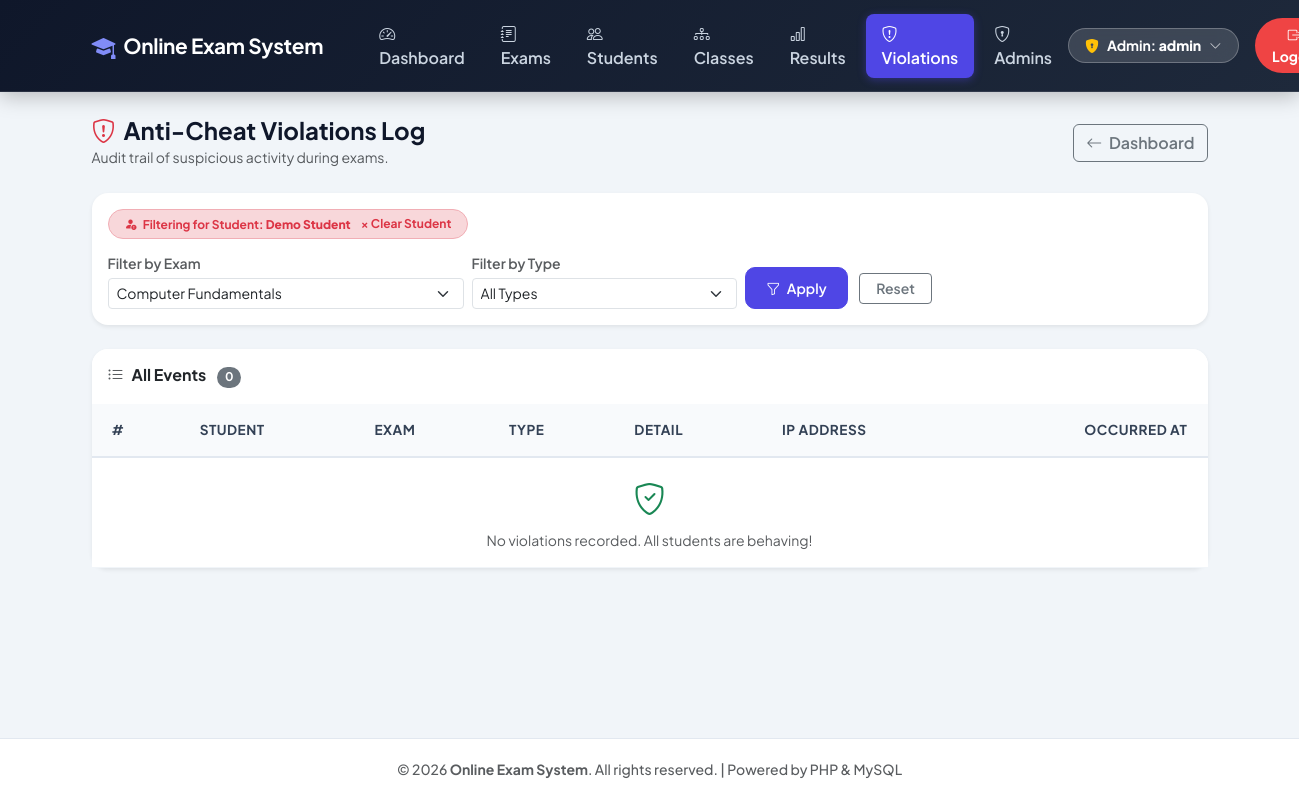
The page /admin/violations.php?student_id=3&exam_id=2 (signed in) on the database as committed earlier.
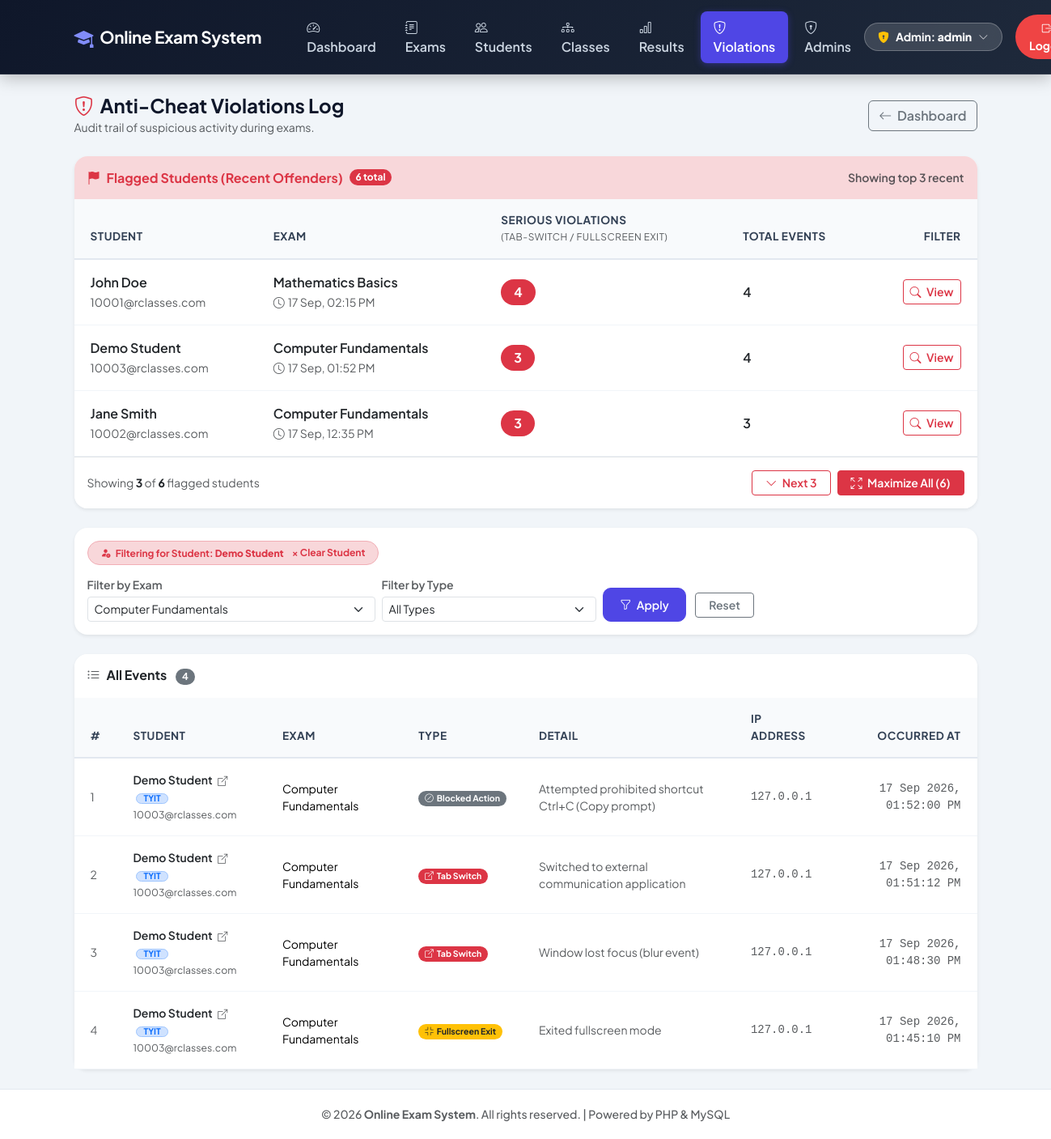
The same page on the database as committed later.
### tables this page shows
CREATE TABLE IF NOT EXISTS `exam_violations` (
    `id`             INT AUTO_INCREMENT PRIMARY KEY,
    `student_id`     INT          NOT NULL,
    `exam_id`        INT          NOT NULL,
    `violation_type` VARCHAR(50)  NOT NULL,
    `detail`         VARCHAR(255) NULL,
    `ip_address`     VARCHAR(45)  NULL,
    `user_agent`     TEXT         NULL,
    `occurred_at`    DATETIME     NOT NULL DEFAULT CURRENT_TIMESTAMP,
    INDEX `idx_violations` (`student_id`, `exam_id`),
    FOREIGN KEY (`student_id`) REFERENCES `students`(`id`) ON DELETE CASCADE,
    FOREIGN KEY (`exam_id`)    REFERENCES `exams`(`id`)    ON DELETE CASCADE
);

CREATE TABLE IF NOT EXISTS `students` (
    `id`       INT AUTO_INCREMENT PRIMARY KEY,
    `name`     VARCHAR(100) NOT NULL,
    `email`    VARCHAR(100) NOT NULL UNIQUE,
    `password` VARCHAR(255) NOT NULL,
    `class_id` INT NULL,
    FOREIGN KEY (`class_id`) REFERENCES `classes`(`id`) ON DELETE SET NULL
);

CREATE TABLE IF NOT EXISTS `classes` (
    `id`          INT AUTO_INCREMENT PRIMARY KEY,
    `name`        VARCHAR(50)  NOT NULL,
    `description` VARCHAR(200) NULL,
    `sort_order`  INT          NOT NULL DEFAULT 0,
    `created_at`  DATETIME     NOT NULL DEFAULT CURRENT_TIMESTAMP,
    UNIQUE KEY `uq_class_name` (`name`)
);

CREATE TABLE IF NOT EXISTS `exams` (
    `id`               INT AUTO_INCREMENT PRIMARY KEY,
    `title`            VARCHAR(150) NOT NULL,
    `duration_minutes` INT          NOT NULL DEFAULT 30,
    `result_mode`      VARCHAR(20)  NOT NULL DEFAULT 'instant',
    `start_at`         DATETIME     NULL,
    `end_at`           DATETIME     NULL
);

### admin/violations.php (the view, shortened to what the changed rows need)
<?php
include '../includes/header.php';
include '../config/db.php';
$filter_exam    = isset($_GET['exam_id'])    ? (int)$_GET['exam_id']    : 0;
$filter_student = isset($_GET['student_id']) ? (int)$_GET['student_id'] : 0;
$where   = [];
$params  = [];
$types   = '';
if ($filter_exam)    { $where[] = 'v.exam_id=?';    $params[] = $filter_exam;    $types .= 'i'; }
if ($filter_student) { $where[] = 'v.student_id=?'; $params[] = $filter_student; $types .= 'i'; }
$sql = "SELECT v.*, s.name AS student_name, s.email AS student_email, c.name AS class_name, e.title AS exam_title
        FROM exam_violations v
        JOIN students s ON v.student_id = s.id
        LEFT JOIN classes c ON s.class_id = c.id
        JOIN exams e    ON v.exam_id    = e.id"
    . ($where ? ' WHERE ' . implode(' AND ', $where) : '')
    . " ORDER BY v.occurred_at DESC LIMIT 500";
$stmt = mysqli_prepare($conn, $sql);
$violations = [];
if ($stmt) {
    if ($params) {
        mysqli_stmt_bind_param($stmt, $types, ...$params);
    }
    mysqli_stmt_execute($stmt);
    $res = mysqli_stmt_get_result($stmt);
    while ($row = mysqli_fetch_assoc($res)) {
        $violations[] = $row;
    }
}
$summary_sql = "SELECT v.student_id, s.name, s.email, e.title AS exam_title, v.exam_id,
                       COUNT(*) AS total,
                       SUM(v.violation_type IN ('tab_switch','fullscreen_exit','exit_exam')) AS serious,
                       MAX(v.occurred_at) AS latest_violation
                FROM exam_violations v
                JOIN students s ON v.student_id=s.id
                JOIN exams e ON v.exam_id=e.id
                GROUP BY v.student_id, v.exam_id
                ORDER BY latest_violation DESC, serious DESC, total DESC LIMIT 100";
$summary_res  = mysqli_query($conn, $summary_sql);
$summaries    = [];
if ($summary_res) {
    while ($r = mysqli_fetch_assoc($summary_res)) $summaries[] = $r;
}
?>
<?php if (!empty($summaries)): ?>
<div class="card border-0 shadow-sm rounded-4 mb-4" id="flaggedStudentsCard">
    <div class="card-header bg-danger-subtle border-0 rounded-top-4 py-3 d-flex justify-content-between align-items-center flex-wrap gap-2">
        <div class="d-flex align-items-center gap-2">
            <h6 class="fw-bold text-danger mb-0"><i class="bi bi-flag-fill me-2"></i>Flagged Students (Recent Offenders)</h6>
            <span class="badge bg-danger text-white rounded-pill px-2.5 py-1"><?php echo count($summaries); ?> total</span>
        </div>
        <small class="text-muted fw-semibold" id="offendersCountSummary">Showing top <?php echo min(3, count($summaries)); ?> recent</small>
    </div>
    <div class="card-body p-0">
        <div class="table-responsive">
            <table class="table custom-table align-middle mb-0">
                <thead>
                    <tr>
                        <th class="ps-4">Student</th>
                        <th>Exam</th>
                        <th>Serious Violations<br><small class="text-muted fw-normal">(tab-switch / fullscreen exit)</small></th>
                        <th>Total Events</th>
                        <th class="pe-4 text-end">Filter</th>
                    </tr>
                </thead>
                <tbody>
                    <?php foreach ($summaries as $idx => $s):
                        $risk = $s['serious'] >= 3 ? 'danger' : ($s['serious'] >= 1 ? 'warning' : 'secondary');
                        $is_extra = ($idx >= 3);
                    ?>
                    <tr class="offender-row <?php echo $is_extra ? 'd-none offender-extra' : ''; ?>" data-index="<?php echo $idx; ?>">
                        <td class="ps-4">
                            <div class="fw-semibold text-dark"><?php echo htmlspecialchars($s['name']); ?></div>
                            <small class="text-muted"><?php echo htmlspecialchars($s['email']); ?></small>
                        </td>
                        <td>
                            <div class="fw-semibold text-dark"><?php echo htmlspecialchars($s['exam_title']); ?></div>
                            <?php if (!empty($s['latest_violation'])): ?>
                                <small class="text-muted"><i class="bi bi-clock me-1"></i><?php echo date('d M, h:i A', strtotime($s['latest_violation'])); ?></small>
                            <?php endif; ?>
                        </td>
                        <td>
                            <span class="badge bg-<?php echo $risk; ?> rounded-pill px-3 py-2 fs-6">
                                <?php echo $s['serious']; ?>
                            </span>
                        </td>
                        <td>
                            <span class="fw-semibold text-dark"><?php echo $s['total']; ?></span>
                        </td>
                        <td class="pe-4 text-end">
                            <a href="?student_id=<?php echo $s['student_id']; ?>&exam_id=<?php echo $s['exam_id']; ?>"
                               class="btn btn-sm btn-outline-danger fw-semibold">
                                <i class="bi bi-search me-1"></i> View
                            </a>
                        </td>
                    </tr>
                    <?php endforeach; ?>
                </tbody>
            </table>
        </div>
    </div>
    <?php if (count($summaries) > 3): ?>
    <div class="card-footer bg-white border-0 py-3 rounded-bottom-4 d-flex justify-content-between align-items-center flex-wrap gap-2 border-top">
        <div class="text-muted small">
            Showing <strong id="offendersVisibleCount" class="text-dark">3</strong> of <strong class="text-dark"><?php echo count($summaries); ?></strong> flagged students
        </div>
        <div class="d-flex align-items-center gap-2">
            <button type="button" class="btn btn-sm btn-outline-danger fw-semibold px-3" id="btnNextThree" onclick="showNextOffenders(3)">
                <i class="bi bi-chevron-down me-1"></i> Next 3
            </button>
            <button type="button" class="btn btn-sm btn-danger fw-semibold px-3" id="btnMaximizeAll" onclick="maximizeOffenders()">
                <i class="bi bi-arrows-fullscreen me-1"></i> Maximize All (<?php echo count($summaries); ?>)
            </button>
        </div>
    </div>
    <?php endif; ?>
</div>
<?php endif; ?>
<div class="card border-0 shadow-sm rounded-4">
    <div class="card-header bg-white border-0 rounded-top-4 py-3 d-flex justify-content-between align-items-center">
        <h6 class="fw-bold mb-0"><i class="bi bi-list-ul me-2 text-muted"></i>All Events
            <span class="badge bg-secondary rounded-pill ms-2"><?php echo count($violations); ?></span>
        </h6>
    </div>
    <div class="card-body p-0">
        <div class="table-responsive">
            <table class="table custom-table align-middle mb-0 small">
                <thead>
                    <tr>
                        <th class="ps-4">#</th>
                        <th>Student</th>
                        <th>Exam</th>
                        <th>Type</th>
                        <th>Detail</th>
                        <th>IP Address</th>
                        <th class="pe-4 text-end">Occurred At</th>
                    </tr>
                </thead>
                <tbody>
                    <?php if (empty($violations)): ?>
                        <tr>
                            <td colspan="7" class="text-center text-muted py-5">
                                <i class="bi bi-shield-check fs-2 d-block mb-2 text-success"></i>
                                No violations recorded. All students are behaving!
                            </td>
                        </tr>
                    <?php else:
                        $i = 1;
                        foreach ($violations as $v):
                            $badge = match($v['violation_type']) {
                                'tab_switch'      => ['bg-danger',  'bi-box-arrow-up-right', 'Tab Switch'],
                                'fullscreen_exit' => ['bg-warning text-dark', 'bi-fullscreen-exit', 'Fullscreen Exit'],
                                'exit_exam'       => ['bg-danger',  'bi-door-open-fill',     'Exited Exam'],
                                'blocked_key'     => ['bg-secondary', 'bi-slash-circle',     'Blocked Action'],
                                default           => ['bg-dark', 'bi-question', $v['violation_type']],
                            };
                    ?>
                        <tr>
                            <td class="ps-4 text-muted"><?php echo $i++; ?></td>
                            <td>
                                <a href="student-profile.php?id=<?php echo $v['student_id']; ?>" class="fw-semibold text-dark text-decoration-none">
                                    <?php echo htmlspecialchars($v['student_name']); ?>
                                    <i class="bi bi-box-arrow-up-right ms-1 small text-muted"></i>
                                </a>
                                <?php if (!empty($v['class_name'])): ?>
                                    <span class="badge bg-primary-subtle text-primary border border-primary-subtle rounded-pill px-2 py-0 ms-1 small">
                                        <?php echo htmlspecialchars($v['class_name']); ?>
                                    </span>
                                <?php endif; ?>
                                <br><small class="text-muted"><?php echo htmlspecialchars($v['student_email']); ?></small>
                            </td>
                            <td><?php echo htmlspecialchars($v['exam_title']); ?></td>
                            <td>
                                <span class="badge <?php echo $badge[0]; ?> rounded-pill px-2 py-1">
                                    <i class="bi <?php echo $badge[1]; ?> me-1"></i><?php echo $badge[2]; ?>
                                </span>
                            </td>
                            <td class="text-muted"><?php echo htmlspecialchars($v['detail'] ?? '—'); ?></td>
                            <td class="font-monospace text-muted"><?php echo htmlspecialchars($v['ip_address'] ?? '—'); ?></td>
                            <td class="pe-4 text-end text-muted font-monospace"><?php echo date('d M Y, h:i:s A', strtotime($v['occurred_at'])); ?></td>
                        </tr>
                    <?php endforeach; endif; ?>
                </tbody>
            </table>
        </div>
    </div>
</div>
<?php include '../includes/footer.php'; ?>

Rows that differ between the two databases and show on the page:
added exam_violations: student.name "Demo Student", classes.name "TYIT", student.email "10003@rclasses.com", exam.title "Computer Fundamentals", violation_type "Blocked Action", detail "Attempted prohibited shortcut Ctrl+C (Copy prompt)", ip_address "127.0.0.1", occurred_at "17 Sep 2026, 01:52:00 PM"
added exam_violations: student.name "Demo Student", classes.name "TYIT", student.email "10003@rclasses.com", exam.title "Computer Fundamentals", violation_type "Tab Switch", detail "Switched to external communication application", ip_address "127.0.0.1", occurred_at "17 Sep 2026, 01:51:12 PM"
added exam_violations: student.name "Demo Student", classes.name "TYIT", student.email "10003@rclasses.com", exam.title "Computer Fundamentals", violation_type "Tab Switch", detail "Window lost focus (blur event)", ip_address "127.0.0.1", occurred_at "17 Sep 2026, 01:48:30 PM"
added exam_violations: student.name "Demo Student", classes.name "TYIT", student.email "10003@rclasses.com", exam.title "Computer Fundamentals", violation_type "Fullscreen Exit", detail "Exited fullscreen mode", ip_address "127.0.0.1", occurred_at "17 Sep 2026, 01:45:10 PM"
Other text that changed with them:
count($summaries): (not shown) → "6"
min(3, count($summaries)): (not shown) → "3"
count($violations): "0" → "4"
text no longer shown: "No violations recorded. All students are behaving!"
text now shown: "Flagged Students (Recent Offenders) total Showing top recent STUDENT EXAM SERIOUS VIOLATIONS (TAB-SWITCH / FULLSCREEN EXIT) TOTAL EVENTS FILTER Showing 3 of flagged students Next 3 Maximize All ( )"
new list line: "John Doe 10001@rclasses.com Mathematics Basics 17 Sep, 02:15 PM 4 4 View"
new list line: "Demo Student 10003@rclasses.com Computer Fundamentals 17 Sep, 01:52 PM 3 4 View"
new list line: "Jane Smith 10002@rclasses.com Computer Fundamentals 17 Sep, 12:35 PM 3 3 View"
